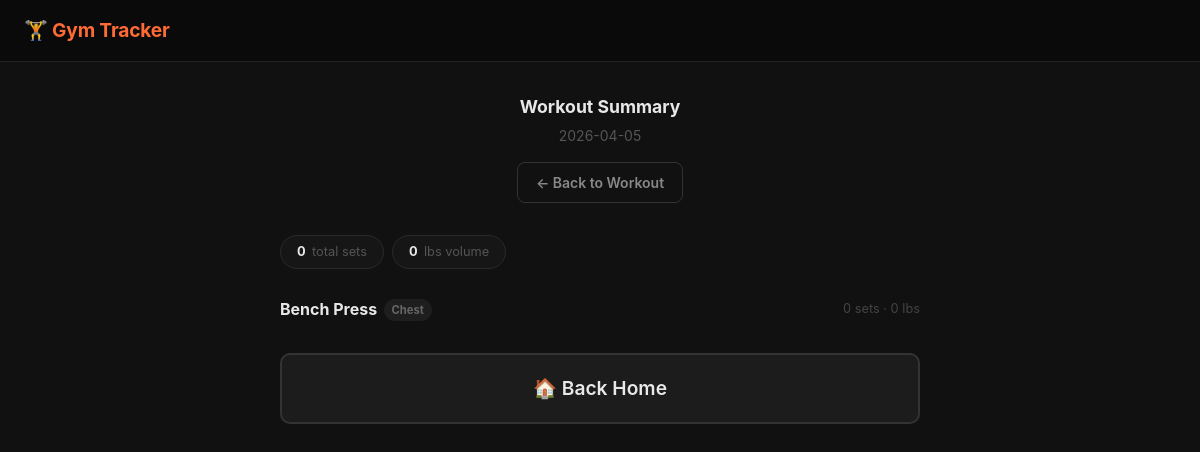
The app's page /session/2/summary with its own data.
### tables this page shows
CREATE TABLE workout_sessions (
            id INTEGER PRIMARY KEY AUTOINCREMENT,
            date DATE NOT NULL,
            created_at TIMESTAMP DEFAULT CURRENT_TIMESTAMP
        , ended INTEGER DEFAULT 0, rating INTEGER, tags TEXT);

CREATE TABLE session_exercises (
            id INTEGER PRIMARY KEY AUTOINCREMENT,
            session_id INTEGER NOT NULL,
            exercise_id INTEGER NOT NULL, note TEXT, superset_group INTEGER, added_at TIMESTAMP DEFAULT 0,
            FOREIGN KEY (session_id) REFERENCES workout_sessions(id),
            FOREIGN KEY (exercise_id) REFERENCES exercises(id),
            UNIQUE(session_id, exercise_id)
        );

CREATE TABLE exercises (
            id INTEGER PRIMARY KEY AUTOINCREMENT,
            name TEXT UNIQUE NOT NULL,
            created_at TIMESTAMP DEFAULT CURRENT_TIMESTAMP
        , muscle_group TEXT, is_timed INTEGER DEFAULT 0, rest_seconds INTEGER DEFAULT 90, is_favorite INTEGER DEFAULT 0, is_bodyweight INTEGER DEFAULT 0, difficulty TEXT DEFAULT 'intermediate');

### app.py (the view, shortened to what this page needs)
@app.route('/session/<int:session_id>/summary')
def workout_summary(session_id):
    db = get_db()
    session = db.execute('SELECT * FROM workout_sessions WHERE id = ?', (session_id,)).fetchone()
    if not session:
        return redirect(url_for('index'))
    session_exercises = db.execute('''
        SELECT se.id as se_id, e.id as eid, e.name, e.muscle_group
        FROM session_exercises se
        JOIN exercises e ON e.id = se.exercise_id
        WHERE se.session_id = ?
    ''', (session_id,)).fetchall()
    data = []
    total_volume = 0
    total_duration = 0
    for se in session_exercises:
        sets = db.execute('SELECT * FROM sets WHERE session_exercise_id = ? ORDER BY set_number', (se['se_id'],)).fetchall()
        sets_dict = [dict(s) for s in sets]
        ex_timed = is_timed_exercise(se['name'])
        volume = sum(s['reps'] * s['weight'] for s in sets_dict if not s.get('duration_seconds'))
        duration = sum(s['duration_seconds'] for s in sets_dict if s.get('duration_seconds'))
        prs = sum(1 for s in sets_dict if s['is_pr'])
        total_volume += volume
        total_duration += duration
        best_set_number = None
        data.append({
            'name': se['name'],
            'muscle_group': se['muscle_group'],
            'sets': sets_dict,
            'volume': int(volume),
            'duration': duration,
            'prs': prs,
            'is_timed': ex_timed,
            'best_set_number': best_set_number,
        })
    total_sets = sum(len(d['sets']) for d in data)
    total_prs = sum(d['prs'] for d in data)
    return render_template('summary.html', session=session, data=data,
                         total_volume=total_volume, total_sets=total_sets, total_prs=total_prs,
                         total_duration=total_duration)

### app.py (called while the page is built)
def is_timed_exercise(name):
    n = name.lower()
    return any(p in n for p in TIMED_PATTERNS)

def get_db():
    db = getattr(g, '_database', None)
    if db is None:
        db = g._database = sqlite3.connect(DATABASE)
        db.row_factory = sqlite3.Row
    return db

@app.teardown_appcontext
def close_connection(exception):
    db = getattr(g, '_database', None)
    if db is not None:
        db.close()

### templates/summary.html (shortened to what this page needs)
{% extends "base.html" %}
{% block content %}
<div style="text-align:center; margin-bottom: 2rem;">
    <div style="font-size: 1.1rem; font-weight: 700;">Workout Summary</div>
    <div style="color: #555; font-size: 0.875rem; margin-top: 0.3rem;">{{ session.date }}</div>
    <a href="/session/{{ session.id }}" class="btn btn-ghost" style="margin-top:1rem;">← Back to Workout</a>
</div>
<div class="summary-row">
    <div class="stat-pill"><span class="val">{{ total_sets }}</span> <span class="lbl">total sets</span></div>
    <div class="stat-pill"><span class="val">{{ total_volume }}</span> <span class="lbl">lbs volume</span></div>
</div>
{% for ex in data %}
<div style="margin-bottom: 1.75rem;">
    <div style="display:flex;justify-content:space-between;align-items:center;margin-bottom:0.5rem;">
        <div style="font-weight:700;font-size:1rem;">{{ ex.name }}{% if ex.muscle_group %}<span class="muscle-badge">{{ ex.muscle_group }}</span>{% endif %}</div>
        <div style="font-size:0.8rem;color:#444;">{{ ex.sets|length }} sets · {{ ex.volume }} lbs</div>
    </div>
</div>
{% endfor %}
<div style="text-align:center; margin-top: 2rem;">
    <a href="/" class="btn btn-start btn-block">🏠 Back Home</a>
</div>
{% endblock %}

### templates/base.html (style rules this page uses)
*, *::before, *::after { box-sizing: border-box; margin: 0; padding: 0; }
body { font-family: -apple-system, BlinkMacSystemFont, 'Segoe UI', Roboto, sans-serif; background: #111; color: #e8e8e8; font-size: 15px; line-height: 1.5; min-height: 100vh; }
.btn { background: #ff6b35; color: #fff; border: none; padding: 0.55rem 1.1rem; border-radius: 8px; cursor: pointer; font-size: 0.875rem; font-weight: 600; text-decoration: none; display: inline-block; transition: background 0.15s, transform 0.1s; }
.btn-ghost { background: transparent; color: #888; border: 1px solid #333; }
.btn-block { display: block; width: 100%; text-align: center; font-size: 1.1rem; padding: 1rem; border-radius: 10px; }
.btn-start { background: #1c1c1c; color: #e8e8e8; border: 2px solid #333; font-size: 1.2rem; padding: 1.2rem; }
.muscle-badge { display: inline-block; background: #1e1e1e; color: #666; font-size: 0.7rem; padding: 0.15rem 0.5rem; border-radius: 999px; margin-left: 0.4rem; vertical-align: middle; }
.summary-row { display: flex; gap: 0.5rem; margin-bottom: 1.75rem; flex-wrap: wrap; }
.stat-pill { background: #161616; border: 1px solid #2a2a2a; border-radius: 999px; padding: 0.4rem 1rem; font-size: 0.8rem; display: flex; align-items: center; gap: 0.4rem; }
.stat-pill .val { font-weight: 700; color: #e8e8e8; }
.stat-pill .lbl { color: #555; }

### records on screen
workout_sessions: date "2026-04-05"
session_exercises: name "Bench Press", muscle_group "Chest", sets|length "0", volume "0"

### other values on screen
{{ total_sets }} "0"
{{ total_volume }} "0"
